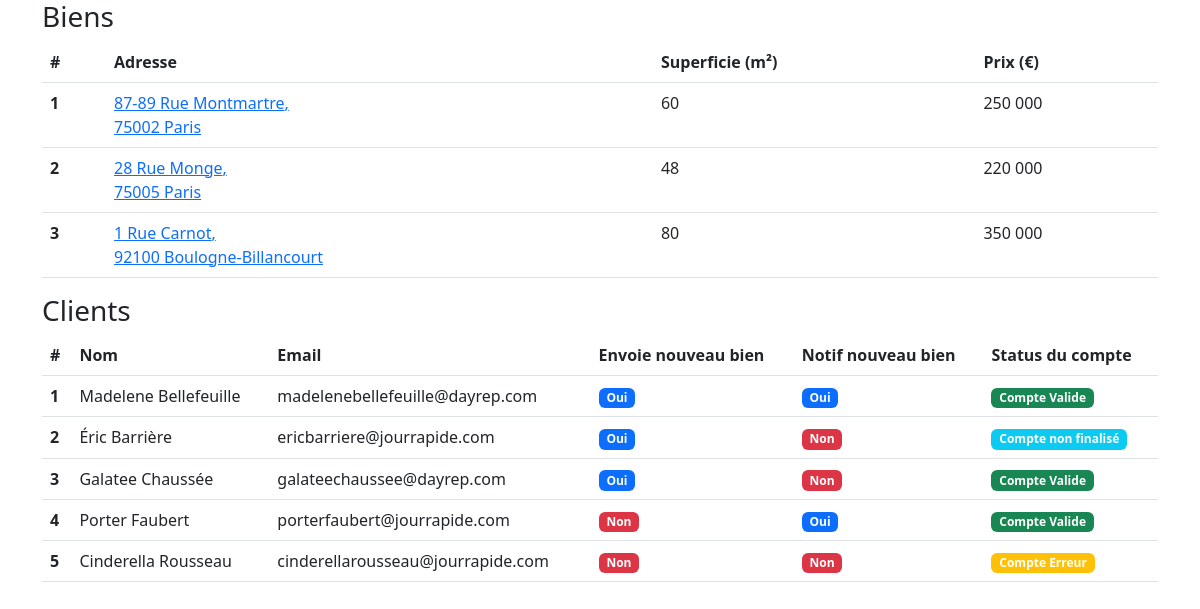
The page / on the database its author committed.
### tables this page shows
CREATE TABLE IF NOT EXISTS `biens` (
  `id` int NOT NULL,
  `ville` varchar(50) DEFAULT NULL,
  `code_postal` char(5) DEFAULT NULL,
  `adresse` text,
  `superficie` int DEFAULT NULL,
  `prix` float DEFAULT NULL,
  PRIMARY KEY (`id`)
);

CREATE TABLE IF NOT EXISTS `clients` (
  `id` int NOT NULL,
  `nom` varchar(50) DEFAULT NULL,
  `email` varchar(50) DEFAULT NULL,
  `envoie_nouveau_bien` tinyint DEFAULT NULL,
  `notif_nouveau_bien` tinyint DEFAULT NULL,
  `status_du_compte` int DEFAULT NULL,
  PRIMARY KEY (`id`)
);

### www/index.php (the view, shortened to what this page needs)
<!DOCTYPE html>
<html lang="fr">
<head>
    <link href="https://cdn.jsdelivr.net/npm/bootstrap@5.3.0-alpha1/dist/css/bootstrap.min.css" rel="stylesheet">
</head>
<body>
    <div class="container">
        <h3>Biens</h3>
        <div class="row justify-content-md-center">
            <div class="col col-lg-12">
                <table class="table">
                    <thead>
                        <tr>
                            <th scope="col">#</th>
                            <th scope="col">Adresse</th>
                            <th scope="col">Superficie (m²)</th>
                            <th scope="col">Prix (€)</th>
                        </tr>
                    </thead>
                    <tbody>
                        <?php
                            $dbh = new PDO('mysql:host=mysql;port=3306', $_SERVER['MYSQL_USER'], $_SERVER['MYSQL_PASSWORD']);
                            foreach($dbh->query("SELECT * FROM `casavo`.`biens`") as $row) { ?>
                                <tr>
                                    <th scope="row"><?= $row['id']; ?></th>
                                    <td><a href="/detail.php?id=<?= $row['id']; ?>"><?= $row['adresse'].',<br>'.$row['code_postal'].' '.$row['ville']; ?></a></td>
                                    <td><?= $row['superficie']; ?></td>
                                    <td><?= number_format($row['prix'], 0, ',', ' '); ?></td>
                                </tr>
                            <?php }
                        ?>
                    </tbody>
                </table>
            </div>
        </div>
    </div>
    <div class="container">
        <h3>Clients</h3>
        <div class="row justify-content-md-center">
            <div class="col col-lg-12">
                <table class="table">
                    <thead>
                        <tr>
                            <th scope="col">#</th>
                            <th scope="col">Nom</th>
                            <th scope="col">Email</th>
                            <th scope="col">Envoie nouveau bien</th>
                            <th scope="col">Notif nouveau bien</th>
                            <th scope="col">Status du compte</th>
                        </tr>
                    </thead>
                    <tbody>
                        <?php
                            $dbh = new PDO('mysql:host=mysql;port=3306', $_SERVER['MYSQL_USER'], $_SERVER['MYSQL_PASSWORD']);
                            foreach($dbh->query("SELECT * FROM `casavo`.`clients`") as $row) { ?>
                                <tr>
                                    <th scope="row"><?= $row['id']; ?></th>
                                    <td><?= $row['nom']; ?></td>
                                    <td><?= $row['email']; ?></td>
                                    <td><?= ($row['envoie_nouveau_bien'])?'<span class="badge bg-primary">Oui</span>':'<span class="badge bg-danger">Non</span>'; ?></td>
                                    <td><?= ($row['notif_nouveau_bien'])?'<span class="badge bg-primary">Oui</span>':'<span class="badge bg-danger">Non</span>'; ?></td>
                                    <td>
                                        <?php
                                            switch ($row['status_du_compte']) {
                                                case 1: ?>
                                                    <span class="badge bg-info">Compte non finalisé</span>
                                                    <?php break;
                                                case 2: ?>
                                                    <span class="badge bg-success">Compte Valide</span>
                                                    <?php break;
                                                case 3: ?>
                                                    <span class="badge bg-warning">Compte Erreur</span>
                                                    <?php break;
                                            }
                                        ?>
                                    </td>
                                </tr>
                            <?php }
                        ?>
                    </tbody>
                </table>
            </div>
        </div>
    </div>
</body>
</html>

### rows shown on the page
biens: id "1", adresse "87-89 Rue Montmartre", code_postal "75002", ville "Paris", superficie "60", prix "250 000"
biens: id "2", adresse "28 Rue Monge", code_postal "75005", ville "Paris", superficie "48", prix "220 000"
biens: id "3", adresse "1 Rue Carnot", code_postal "92100", ville "Boulogne-Billancourt", superficie "80", prix "350 000"
clients: id "1", nom "Madelene Bellefeuille", email "madelenebellefeuille@dayrep.com", envoie_nouveau_bien "Oui", notif_nouveau_bien "Oui", status_du_compte "Compte Valide"
clients: id "2", nom "Éric Barrière", email "ericbarriere@jourrapide.com", envoie_nouveau_bien "Oui", notif_nouveau_bien "Non", status_du_compte "Compte non finalisé"
clients: id "3", nom "Galatee Chaussée", email "galateechaussee@dayrep.com", envoie_nouveau_bien "Oui", notif_nouveau_bien "Non", status_du_compte "Compte Valide"
clients: id "4", nom "Porter Faubert", email "porterfaubert@jourrapide.com", envoie_nouveau_bien "Non", notif_nouveau_bien "Oui", status_du_compte "Compte Valide"
clients: id "5", nom "Cinderella Rousseau", email "cinderellarousseau@jourrapide.com", envoie_nouveau_bien "Non", notif_nouveau_bien "Non", status_du_compte "Compte Erreur"
